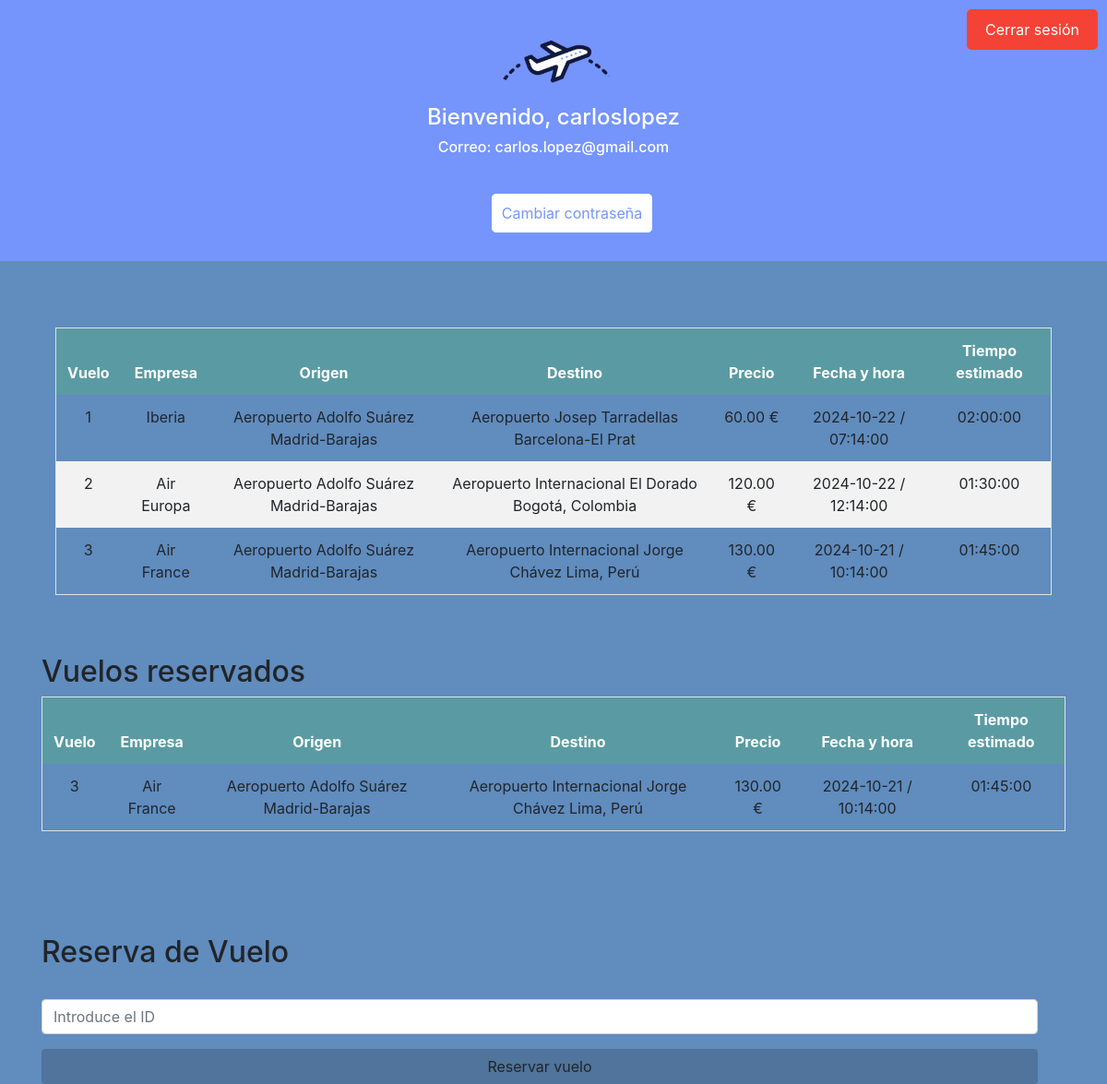
/Vistauser/user.php (signed in), run on the app's committed database.
### tables this page shows
CREATE TABLE usuarios (
    nombre VARCHAR(50) PRIMARY KEY,
    contraseña VARCHAR(50),
    rol VARCHAR(20),
    email VARCHAR(100)
);

CREATE TABLE vuelos (
    id INT AUTO_INCREMENT PRIMARY KEY,
    empresa VARCHAR(50),
    aeropuerto_origen VARCHAR(100),
    aeropuerto_destino VARCHAR(100),
    tiempo_estimado TIME,
    max_pasajeros INT ,
    precio DECIMAL(10, 2),
    fecha DATE,
    hora TIME
);

### funciones/funciones_bd.php (the view, shortened to what this page needs)
<?php
function correo()
{
    global $pdo;
    $stmt = $pdo->prepare("SELECT * FROM usuarios WHERE nombre = :user ");
    $stmt->bindParam(':user', $_SESSION["user"]);
    $stmt->execute();
    if ($stmt->rowCount() > 0) {
        $row = $stmt->fetch(PDO::FETCH_ASSOC);
        $rol = $row['email'];
        print "$rol";
    }
}
function vuelosreservados()
{
    global $pdo;
    $sql = "SELECT * FROM viajes WHERE usuario_nombre = :userr";
    $stmt = $pdo->prepare($sql);
    $stmt->bindParam(':userr', $_SESSION['user']);
    $stmt->execute();
    if ($stmt->rowCount() > 0) {
        print "
            <h2>Vuelos reservados </h2>
            <table class='table table-bordered custom-table'>
                <thead>
                    <tr>
                        <th>Vuelo</th>
                        <th>Empresa</th>
                        <th>Origen</th>
                        <th>Destino</th>
                        <th>Precio</th>
                        <th>Fecha y hora</th>
                        <th>Tiempo estimado</th>
                    </tr>
                </thead>
                <tbody>";
        while ($row = $stmt->fetch(PDO::FETCH_ASSOC)) {
            $viajeid = $row['vuelo_id'];
            $sql1 = "SELECT * FROM vuelos WHERE id = :viajeid";
            $stmt1 = $pdo->prepare($sql1);
            $stmt1->bindParam(':viajeid', $viajeid);
            $stmt1->execute();
            while ($row1 = $stmt1->fetch(PDO::FETCH_ASSOC)) {
                $id = $row1['id'];
                $empresa = $row1['empresa'];
                $Aero_origen = $row1['aeropuerto_origen'];
                $Aero_destino = $row1['aeropuerto_destino'];
                $tiempo_estimado = $row1['tiempo_estimado'];
                $precio = $row1['precio'];
                $fecha = $row1['fecha'];
                $hora = $row1['hora'];
                echo "
                    <tr>
                        <td>$id</td>
                        <td>$empresa</td>
                        <td>$Aero_origen</td>
                        <td>$Aero_destino</td>
                        <td>$precio €</td>
                        <td>$fecha / $hora</td>
                        <td>$tiempo_estimado</td>
                    </tr>";
            }
        }
        print " </tbody>
            </table>";
    } else {
        print "<span class='error'> No hay reservas aún.</span>";
    }
}
function mostrarVuelos()
{
    global $pdo;
    $stmt = $pdo->query("SELECT id, empresa, aeropuerto_origen, aeropuerto_destino, tiempo_estimado, precio, fecha, hora FROM vuelos");
    if ($stmt->rowCount() > 0) {
        print "     <table class='table table-bordered custom-table'>
                        <thead>
                            <tr>
                                <th>Vuelo</th>
                                <th>Empresa</th>
                                <th>Origen</th>
                                <th>Destino</th>
                                <th>Precio</th>
                                <th>Fecha y hora </th>
                                <th>Tiempo estimado </th>
                            </tr>
                        </thead>
                        <tbody>";
        while ($row = $stmt->fetch(PDO::FETCH_ASSOC)) {
            $id = $row['id'];
            $empresa = $row['empresa'];
            $Aero_origen = $row['aeropuerto_origen'];
            $Aero_destino = $row['aeropuerto_destino'];
            $tiempo_estimado = $row['tiempo_estimado'];
            $precio = $row['precio'];
            $fecha = $row['fecha'];
            $hora = $row['hora'];
            echo '
             <tr>
                                <td>' . $id . '</td>
                                <td>' . $empresa . '</td>
                                <td>' . $Aero_origen . '</td>
                                <td>' . $Aero_destino . '</td>
                                <td>' . $precio . ' € </td>
                                <td>' . $fecha . ' /  ' . $hora . '</td>
                                <td>' . $tiempo_estimado . '</td>
                            </tr>
        ';
        }
        print " </tbody>
                    </table>";
    } else {
        print "<span class='error'> No hay vuelos disponibles</span> ";
    }
}

### VistaUser/user.php (shortened to what this page needs)
<?php
include('../funciones/funciones_bd.php');
if (isset($_SESSION['token']) && isset($_SESSION['validaciontoken']) && $_SESSION["user"] !== "admin") {
    if ($_SESSION['validaciontoken'] !== $_SESSION['token']) {
        Errorpermiso();
    } else {
?>
        <!DOCTYPE html>
        <html lang="en">
        <head>
            <link rel="stylesheet" href="https://stackpath.bootstrapcdn.com/bootstrap/4.3.1/css/bootstrap.min.css">
            <link rel="stylesheet" href="../Pagina/css/my-login.css">
        </head>
        <body>
            <header class="text-white text-center py-4 mb-4" style="background-color: rgba(117, 149, 252, 255);">
                <div class="container">
                    <img src="../img/logo.png" alt="Logo" class="img-fluid mb-3 rounded-circle" style="max-width: 150px;">
                    <h1 class="h4">Bienvenido, <span id="user-name" value=""><?php print $_SESSION["user"] ?></span></h1>
                    <h2 class="h6">Correo: <span id="user-email"></span><?php correo(); ?></h2>
                </div>
                <nav class="nav__cambio">
                    <ul class="ul__cambio">
                        <li class="li__cambio"><a class="button__cambio" style="color:rgba(117, 149, 252, 255);" href="../Pagina/cambioContraseña.php">Cambiar contraseña</a></li>
                    </ul>
                </nav>
            </header>
            <main class="container_ ">
                <div class=" container_vuelos">
                    <div class="container d-block justify-content-center align-items-center ">
                        <div class="container mt-5 justify-content-center align-items-center d-flex">
                            <?php mostrarVuelos() ?>
                        </div>
                        <br> <br>
                        <?php vuelosreservados() ?>
                        <br> <br>
                        <div class="row w-100">
                            <div class="container mt-5 ">
                                <h2 class="align-items-center d-flex ">Reserva de Vuelo</h2>
                                <form method="post">
                                    <br>
                                    <div class="form-group">
                                        <input name="idvueloreserva" type="number" class="form-control" id="numeroPasajeros" placeholder="Introduce el ID ">
                                    </div>
                                    <button id="reservar_vuelo" name="reservar_vuelo" type="submit" class="btn  btn-block">Reservar vuelo</button>
                                </form>
                            </div>
                        </div>
                    </div>
                </div>
                <form action="../Pagina/logaut.php" method="post">
                    <button type="submit" class="logout-button">Cerrar sesión</button>
                </form>
            </main>
        </body>
        </html>
<?php
    }
} else {
    Errorpermiso();
}
?>

### Pagina/css/my-login.css (style rules this page uses)
html, body { height: 100%; }
body { background-color: #608cbe !important; }
.nav__cambio { display: flex; justify-content: center; margin-top: 50px; }
.li__cambio { list-style: none; }
.button__cambio { text-decoration: none; color: black; border: 1px solid white; background-color: white; width: 180px; padding: 10px; border-radius: 5px; }
.container_vuelos { display: flex; flex-direction: column; }
.custom-table th, .custom-table td { border: none; text-align: center; }
.custom-table thead th { border: none; background-color: #5a9ba3; color: white; }
.custom-table tbody tr:nth-child(even) { border: none; background-color: #f2f2f2; }
#reservar_vuelo { background-color: #50749b !important; }
.logout-button { position: absolute; top: 10px; right: 10px; padding: 10px 20px; background-color: #f44336; color: white; border: none; border-radius: 5px; cursor: pointer; }

### data on the page
usuarios: email "carlos.lopez@gmail.com"
vuelos: id "1", empresa "Iberia", aeropuerto_origen "Aeropuerto Adolfo Suárez Madrid-Barajas", aeropuerto_destino "Aeropuerto Josep Tarradellas Barcelona-El Prat", precio "60.00", fecha "2024-10-22", hora "07:14:00", tiempo_estimado "02:00:00"
vuelos: id "2", empresa "Air Europa", aeropuerto_origen "Aeropuerto Adolfo Suárez Madrid-Barajas", aeropuerto_destino "Aeropuerto Internacional El Dorado Bogotá, Colombia", precio "120.00", fecha "2024-10-22", hora "12:14:00", tiempo_estimado "01:30:00"
vuelos: id "3", empresa "Air France", aeropuerto_origen "Aeropuerto Adolfo Suárez Madrid-Barajas", aeropuerto_destino "Aeropuerto Internacional Jorge Chávez Lima, Perú", precio "130.00", fecha "2024-10-21", hora "10:14:00", tiempo_estimado "01:45:00"

### other printed values
$_SESSION["user"] "carloslopez"
